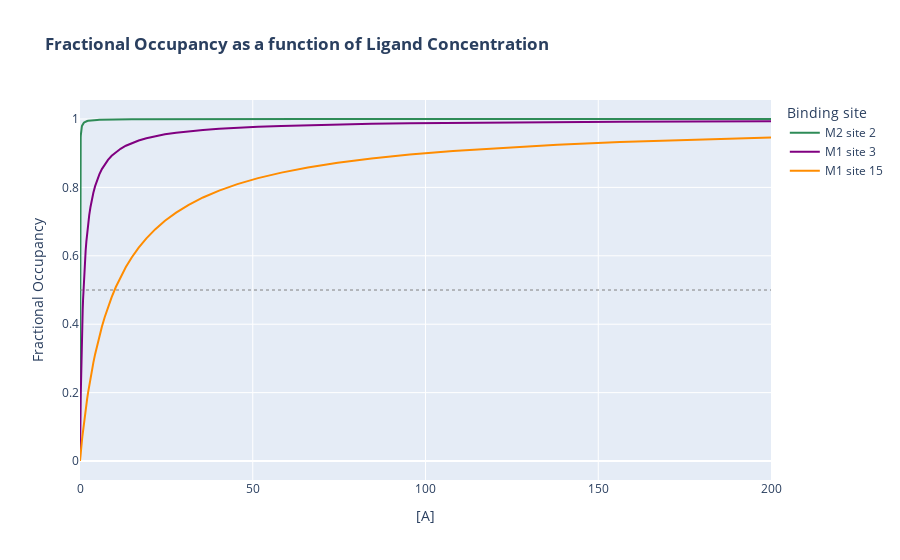

Notebook code cell kept with this figure:
### Code cell
fig = px.line(data_frame=df, 
              x="[A]", y=["M2 site 2", "M1 site 3", "M1 site 15"],
              color_discrete_sequence = ["seagreen", "purple", "darkorange"],
              title="<b>Fractional Occupancy as a function of Ligand Concentration</b>",
              labels={"value":"Fractional Occupancy", "variable":"Binding site"})

fig.add_hline(y=0.5, line_width=1, line_dash="dot", line_color="gray")

fig.show()
